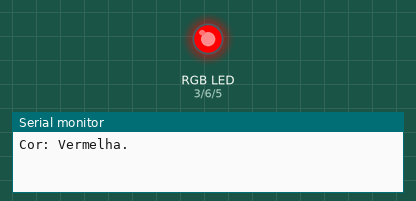
Simulated run of this sketch. Board: Arduino Uno, built with avr-gcc and run on an emulated ATmega328P. Parts: an RGB LED mixed from three pins (HIGH = lit), the last lines printed to the serial monitor.

Above: at 0.2 s.
At 1.2 s:
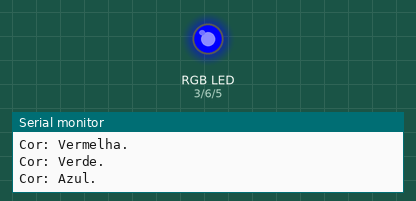
At 1.7 s:
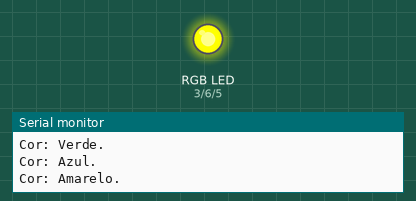
At 3.2 s:
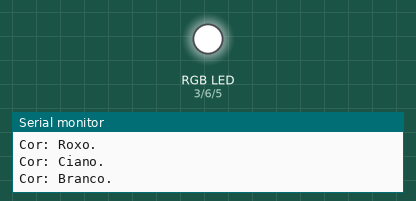
At 5.7 s:
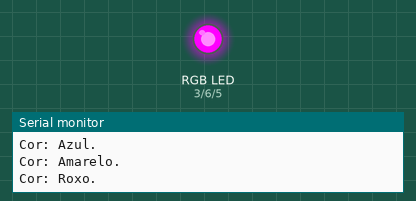
At 7.7 s:
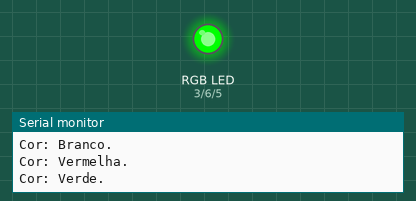
Timing chart, 0 to 8.1 s (numbered marks = the images above):
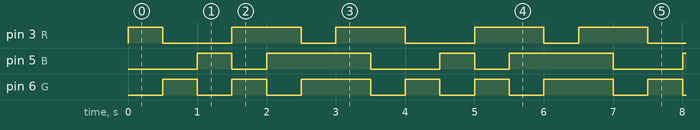

Measured:
- by itself, pin 3 (R): repeats every 3.5 s: LOW 1.0 s, HIGH 1.0 s, LOW 0.50 s, HIGH 1.0 s
- by itself, pin 5 (B): repeats every 3.5 s: LOW 0.50 s, HIGH 1.5 s, LOW 1.0 s, HIGH 0.50 s
- by itself, pin 6 (G): repeats every 3.5 s: LOW 0.50 s, HIGH 0.50 s, LOW 0.50 s, HIGH 1.0 s, LOW 0.50 s, HIGH 0.50 s

The sketch:

LED_RGB.ino
```cpp
// C++ code
//
#define R 3
#define G 6
#define B 5


void setup()
{
  Serial.begin(9600);
  pinMode(R, OUTPUT);
  pinMode(G, OUTPUT);
  pinMode(B, OUTPUT);
}

void loop()
{
  analogWrite(R, 255);
  Serial.println("Cor: Vermelha.");
  delay(500);
  analogWrite(R, 0);

  analogWrite(G, 255);
  Serial.println("Cor: Verde.");
  delay(500);
  analogWrite(G, 0);

  analogWrite(B, 255);
  Serial.println("Cor: Azul.");
  delay(500);
  analogWrite(B, 0);

  analogWrite(R, 255);
  analogWrite(G, 255);
  Serial.println("Cor: Amarelo.");
  delay(500);
  analogWrite(R, 0);
  analogWrite(G, 0);

  analogWrite(R, 255);
  analogWrite(B, 255);
  Serial.println("Cor: Roxo.");
  delay(500);
  analogWrite(R, 0);
  analogWrite(B, 0);

  analogWrite(G, 255);
  analogWrite(B, 255);
  Serial.println("Cor: Ciano.");
  delay(500);
  analogWrite(G, 0);
  analogWrite(B, 0);

  analogWrite(R, 255);
  analogWrite(G, 255);
  analogWrite(B, 255);
  Serial.println("Cor: Branco.");
  delay(500);
  analogWrite(R, 0);
  analogWrite(G, 0);
  analogWrite(B, 0);


}
```
